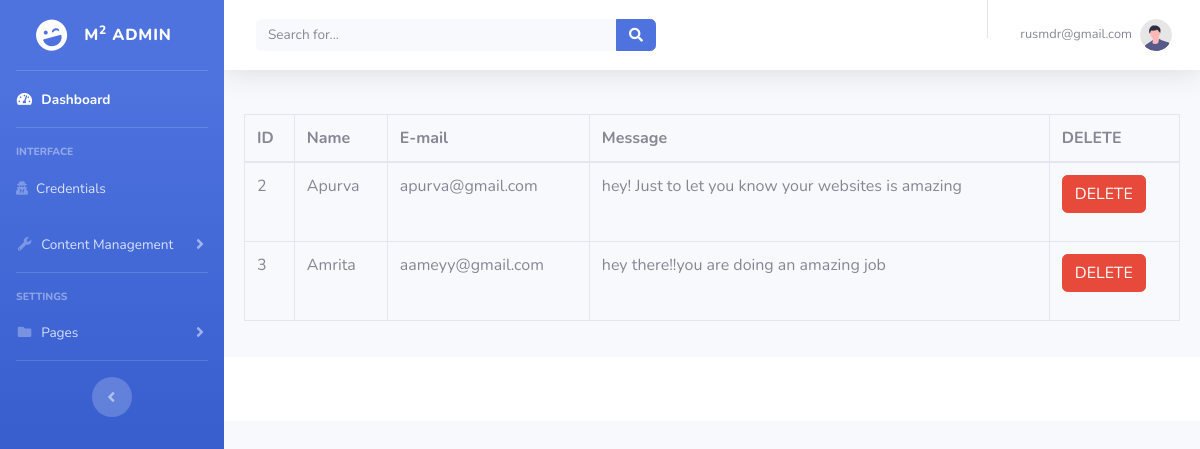
/admin/contactus.php (signed in), run on the app's committed database.
### tables this page shows
CREATE TABLE `message` (
  `id` int(11) NOT NULL,
  `name` varchar(50) DEFAULT NULL,
  `email` varchar(150) DEFAULT NULL,
  `message` longtext DEFAULT NULL
);

### admin/contactus.php (the view, shortened to what this page needs)
<?php
include('security.php');
include('includes/header.php');
include('includes/navbar.php');
?>
<div class="card-body">
    <div class="table-responsive">
    <?php
        $query="SELECT * FROM message";
        $result=mysqli_query($connection, $query);
    ?>
        <table class="table table-bordered" id="dataTable" with="100%" cellspacing="0">
            <thead>
                <tr>
                    <th>ID</th>
                    <th>Name</th>
                    <th>E-mail</th>
                    <th>Message</th>
                    <th>DELETE</th>
                </tr>
            </thead>
            <tbody>
                <?php
                    if(mysqli_num_rows($result)>0)
                    {
                        while($row=mysqli_fetch_assoc($result))
                        {
                            ?>
                            <tr>
                                <td><?php echo $row['id']; ?></td>
                                <td><?php echo $row['name']; ?></td>
                                <td><?php echo $row['email']; ?></td>
                                <td><?php echo $row['message']; ?></td>
                                <td>
                                    <form action="code.php" method="POST">
                                        <button type="submit" name="delete_btn" class="btn btn-danger">DELETE</button>
                                    </form>
                                </td>
                            </tr>
                            <?php
                        }
                    }
                    else
                    {
                        echo "No Message Found!";
                    }
                ?>
            </tbody>
        </table>
    </div>
</div>
<?php
include('includes/footer.php');
?>

### data on the page
message: id "2", name "Apurva", email "apurva@gmail.com", message "hey! Just to let you know your websites is amazing"
message: id "3", name "Amrita", email "aameyy@gmail.com", message "hey there!!you are doing an amazing job"

### other printed values
$_SESSION['username'] "rusmdr@gmail.com"
